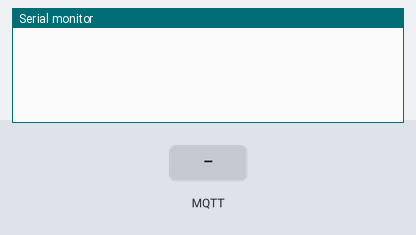
Recording of a sketch running on a simulated ESP32. Shown: the last lines printed to the serial monitor. The inputs (shaded band) are chosen by the test bench. No MQTT or app messages arrive unless stated.

Above: at 2.3 s.
2.4 s: MQTT message "1" arrives on the first subscribed topic
At 3.6 s:
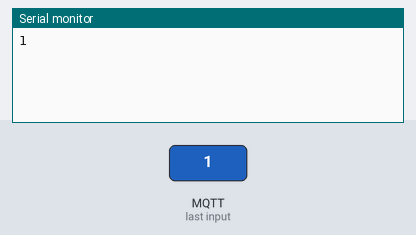
3.9 s: MQTT message "on" arrives on the first subscribed topic
At 4.9 s:
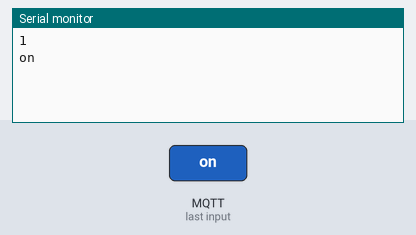
5.4 s: MQTT message "off" arrives on the first subscribed topic
At 6.0 s:
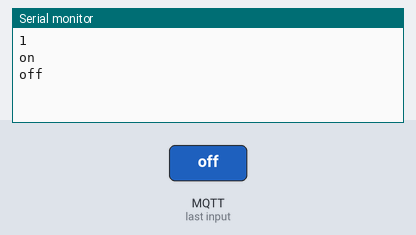

The sketch:

ESP32_-_Simple_MQTT.ino
```cpp
/*
 * เชื่อมต่อไปยัง MQTT Broker ผ่าน WiFi
 * แสดงผลการทำงาน (Debug Message) ผ่าน Serial Port
 * Subscribe ไปยัง Topic ที่ต้องการและแสดงผลลัพธ์ผ่าน Serial Port
 * Publish ข้อมูล 1 ครั้งแต่เชื่อมต่อสำเร็จ
 */


#include "EspMQTTClient.h"


EspMQTTClient client
(
  "My-IoT-Network", // SSID, ชื่อ WiFi ที่ต้องการเชื่อมต่อ
  "mywifipassword", // WiFi Password
  "broker.mqttdashboard.com",  // MQTT Broker Address
  "",   // MQTT Username
  "",   // MQRR Password
  "MyDeviceID-7186243",     // MQTT Device ID
  1883              // MQTT Port
);


void setup()
{

  // ใช้งาน Serial Port
  Serial.begin(115200);

  // แสดงผลการทำงาน (Debug Message) ผ่าน Serial Port
  client.enableDebuggingMessages();

}


// Function นี้ทำงานเมื่อ WiFi และ MQTT เชื่อมต่อไปยัง MQTT Broker สำเร็จ
void onConnectionEstablished()
{

  // Subscribe
  client.subscribe("fibo/rpc", [](const String & payload)
  {

    // แสดงข้อความ (Message) เมื่อมีการส่งข้อมูลไปยัง Topic ที่ทำการ Subscribe ไว้
    Serial.println(payload);

  });

  // Publish
  client.publish("fibo/log", "My IoT Device Connected.");

}


void loop()
{

  // MQTT Library Core Function.
  client.loop();

}
```

Measured:
- after the input at 2.4 s, the serial monitor: prints a new line at once (image 1)
- after the input at 3.9 s, the serial monitor: prints a new line at once (image 2)
- after the input at 5.4 s, the serial monitor: prints a new line at once (image 3)
